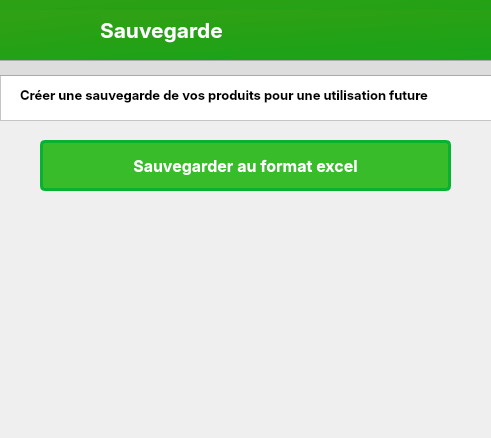
<?xml version="1.0" encoding="UTF-8"?>
<ui version="4.0">
 <class>Dialog</class>
 <widget class="QDialog" name="Dialog">
  <property name="geometry">
   <rect>
    <x>0</x>
    <y>0</y>
    <width>491</width>
    <height>438</height>
   </rect>
  </property>
  <property name="windowTitle">
   <string>Dialog</string>
  </property>
  <widget class="QFrame" name="frame_2">
   <property name="geometry">
    <rect>
     <x>-10</x>
     <y>-30</y>
     <width>521</width>
     <height>91</height>
    </rect>
   </property>
   <property name="styleSheet">
    <string notr="true">background-color: qlineargradient(spread:pad, x1:0.50, y1:0, x2:1, y2:1, stop:0 rgb(46, 161, 20), stop:1 rgb(27, 162, 25));
border-top:none</string>
   </property>
   <property name="frameShape">
    <enum>QFrame::StyledPanel</enum>
   </property>
   <property name="frameShadow">
    <enum>QFrame::Raised</enum>
   </property>
   <widget class="QLabel" name="iconedit">
    <property name="geometry">
     <rect>
      <x>0</x>
      <y>40</y>
      <width>241</width>
      <height>51</height>
     </rect>
    </property>
    <property name="text">
     <string/>
    </property>
    <property name="pixmap">
     <pixmap resource="imgs.qrc">:/im/imgs/968402.png</pixmap>
    </property>
   </widget>
   <widget class="QLabel" name="title">
    <property name="geometry">
     <rect>
      <x>110</x>
      <y>40</y>
      <width>401</width>
      <height>41</height>
     </rect>
    </property>
    <property name="font">
     <font>
      <family>Inter</family>
      <pointsize>16</pointsize>
      <weight>75</weight>
      <bold>true</bold>
     </font>
    </property>
    <property name="styleSheet">
     <string notr="true">color:white</string>
    </property>
    <property name="text">
     <string>Sauvegarde</string>
    </property>
   </widget>
  </widget>
  <widget class="QFrame" name="frame">
   <property name="geometry">
    <rect>
     <x>0</x>
     <y>70</y>
     <width>501</width>
     <height>51</height>
    </rect>
   </property>
   <property name="styleSheet">
    <string notr="true">background:white</string>
   </property>
   <property name="frameShape">
    <enum>QFrame::StyledPanel</enum>
   </property>
   <property name="frameShadow">
    <enum>QFrame::Raised</enum>
   </property>
   <widget class="QLabel" name="label">
    <property name="geometry">
     <rect>
      <x>20</x>
      <y>10</y>
      <width>451</width>
      <height>31</height>
     </rect>
    </property>
    <property name="font">
     <font>
      <family>Inter</family>
      <pointsize>10</pointsize>
      <weight>75</weight>
      <bold>true</bold>
     </font>
    </property>
    <property name="styleSheet">
     <string notr="true">color:rgba(0,0,0,.6)</string>
    </property>
    <property name="text">
     <string>Créer une sauvegarde de vos produits pour une utilisation future</string>
    </property>
   </widget>
  </widget>
  <widget class="QFrame" name="frame_3">
   <property name="geometry">
    <rect>
     <x>-10</x>
     <y>60</y>
     <width>531</width>
     <height>16</height>
    </rect>
   </property>
   <property name="styleSheet">
    <string notr="true">background:#ddd</string>
   </property>
   <property name="frameShape">
    <enum>QFrame::StyledPanel</enum>
   </property>
   <property name="frameShadow">
    <enum>QFrame::Raised</enum>
   </property>
  </widget>
  <widget class="QPushButton" name="savetoexcel">
   <property name="geometry">
    <rect>
     <x>40</x>
     <y>140</y>
     <width>411</width>
     <height>51</height>
    </rect>
   </property>
   <property name="font">
    <font>
     <family>Inter</family>
     <pointsize>12</pointsize>
     <weight>75</weight>
     <bold>true</bold>
    </font>
   </property>
   <property name="cursor">
    <cursorShape>PointingHandCursor</cursorShape>
   </property>
   <property name="styleSheet">
    <string notr="true">background-color: rgb(57, 188, 42);
border-radius:5px;
padding:7px;
color:white;
border:3px solid rgb(20, 20, 152);
border-color: rgb(8, 177, 48);
</string>
   </property>
   <property name="text">
    <string>Sauvegarder au format excel</string>
   </property>
  </widget>
 </widget>
 <resources>
  <include location="imgs.qrc"/>
 </resources>
 <connections/>
</ui>
